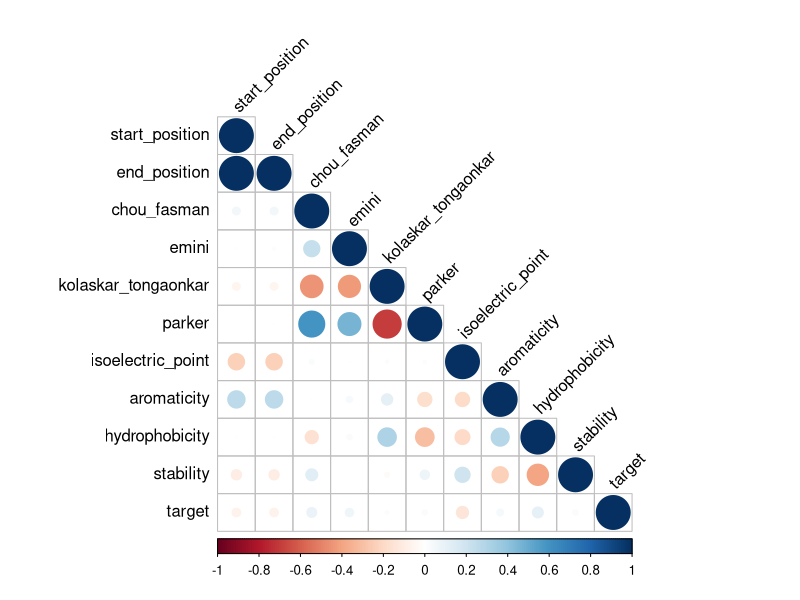
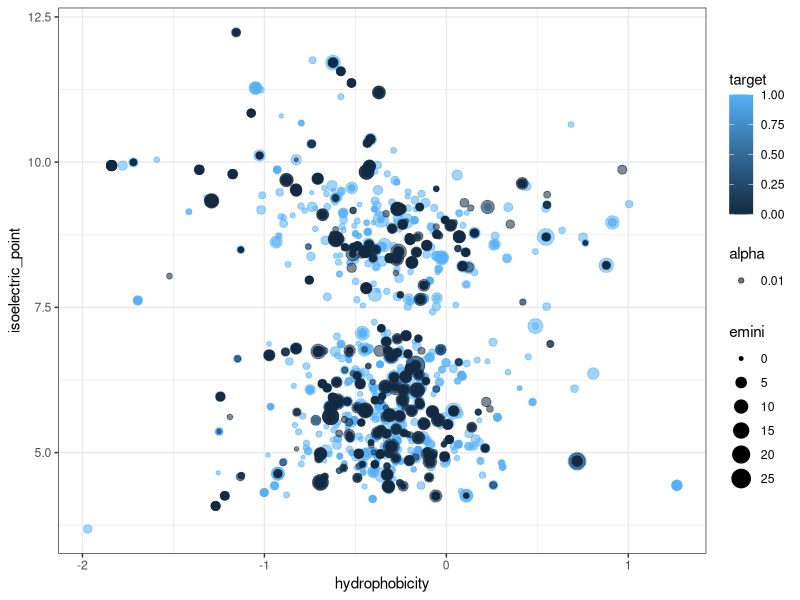
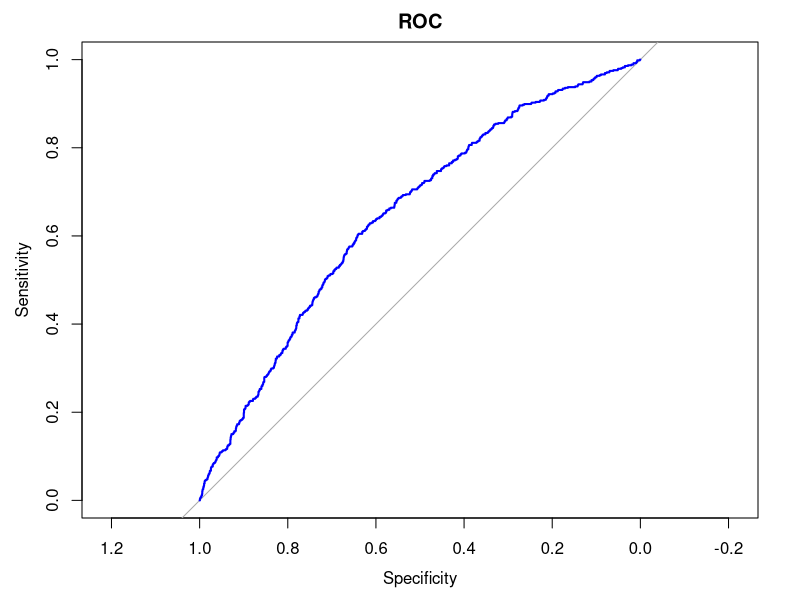

Source code (R) for these figures, in order: (Note: this script raises an error after producing the figures.)
library(tidyverse)
library(knitr)
library(corrplot)
library(kableExtra)
library(magrittr)
library(glmnet)
library(caret)
library(pROC)
#library(DMwR)


setwd("/Users/rodolfodc/Documents/mineracao-dados-complexos/homeworks/inf-0611-0612/inf0615/t2")
#source("DMwR.R")

set.seed(12)

##############################################################################
############################### Funcoes de ajuda #############################
#----------------------------------------------------------------------------#
getLoss <- function(y_true, y_pred){
  y_true <- as.numeric(y_true) - 1
  
  totalLoss <- 0
  eps <- 1e-9
  # Recall: length(y_true) == length(y_pred)
  # loss = (1-y)*log2(1 - p + eps)) + y*log(p + eps)
  # eps is used for numerical stability, it is very close to 0.
  # Supose we have y = 1 and p = 1 (perfect prediction), the loss (without eps)
  # would be 0*log2(0) + 1*log(1). It would result in NaN
  # because of 0*log2(0). With eps: 0*log2(1e-9) + 1*log(1 + 1e-9) 
  for(i in 1:length(y_true)){
    loss <- -1*((1 - y_true[i])*log2(1 - y_pred[i] + eps) + y_true[i]*log2(y_pred[i] + eps))
    totalLoss <- totalLoss + loss
  }
  totalLoss <- totalLoss/(length(y_true))
  return(totalLoss)
}


getHypothesis <- function(feature_names, degree){
  
  hypothesis_string <- "hypothesis <- formula(target ~ "
  for(d in 1:degree){
    for(i in 1:length(feature_names)){
      hypothesis_string <- paste(hypothesis_string, 
                                 "I(", feature_names[i], "^", d, ") + ",
                                 sep = "")
    }
  }
  hypothesis_string <- substr(hypothesis_string, 1, nchar(hypothesis_string)-3)
  hypothesis_string <- paste(hypothesis_string, ")")
  hypothesis <- eval(parse(text=hypothesis_string))
  return(hypothesis)
}

calculaMatrizConfusaoRelativa <- function(cm){
  
  # Aplicamos a transposi��o para garantir que a referencia
  # fique nas linhas e a predicao nas colunas
  cm_absolute = t(cm$table)
  
  # SEMPRE construam e reportem a matriz de confusao relativa!
  cm_relative = cm_absolute
  
  cm_relative[1,1] = round(cm_absolute[1,1]/sum(cm_absolute[1,]), digits=2)
  cm_relative[1,2] = round(cm_absolute[1,2]/sum(cm_absolute[1,]), digits=2)
  cm_relative[2,1] = round(cm_absolute[2,1]/sum(cm_absolute[2,]), digits=2)
  cm_relative[2,2] = round(cm_absolute[2,2]/sum(cm_absolute[2,]), digits=2)
  
  return(cm_relative)  
}

TPR <- function(cm, data_set) {
  TP <- cm$table[1]
  n_positive <- sum(data_set$target == 1)
  return(TP / n_positive)
}

TNR <- function(cm, data_set) {
  TN <- cm$table[1]
  n_negative <- sum(data_set$target == 0)
  return(TN/n_negative)
}

LR_predict_and_get_cm <- function(model, x_values, data_set, threshold = 0.5) {
  
  predicted <- predict(model, newx=x_values, type="response")
  
  predictedTarget <- predicted
  predictedTarget[predicted >= threshold] <- 1
  predictedTarget[predicted < threshold] <- 0
  
  cm <- confusionMatrix(data = as.factor(predictedTarget), 
                        reference = as.factor(data_set$target), 
                        positive='1')
  
  cm_relative <- calculaMatrizConfusaoRelativa(cm)
  
  acc <- (cm_relative[1,1] + cm_relative[2,2])/2
  
  tpr <- TPR(cm, data_set)
  tnr <- TNR(cm, data_set)
  
  loss_0 <- getLoss(data_set$target[data_set$target == 0], predictedTarget[data_set$target == 0])
  loss_1 <- getLoss(data_set$target[data_set$target == 1], predictedTarget[data_set$target == 1])
  mean_loss <- (loss_0 + loss_1) / 2
  
  result <- data.frame(acc, loss_0, loss_1, mean_loss, tpr, tnr)
  
  return(list(result, cm_relative, cm))
}

train_and_get_accuracy <- function(lambda_list, train_set, val_set, 
                                   test_set, sars_set,
                                   dataWeights = NULL, hypothesis =NULL,
                                   threshold = 0.5) {
  acc_train<- c()
  acc_val<- c()
  acc_test<- c()
  acc_sars<- c()
  
  train_loss <- c()
  val_loss <- c()
  test_loss <- c()
  sars_loss <- c()
  
  train_tpr <- c()
  train_tnr <- c()
  
  val_tpr <- c()
  val_tnr <- c()
  
  test_tpr <- c()
  test_tnr <- c()
  
  sars_tpr <- c()
  sars_tnr <- c()
  
  train_cm_relative <- list()
  val_cm_relative <- list()
  test_cm_relative <- list()
  sars_cm_relative <- list()
  
  feature_names <- colnames(train_set)[1:(ncol(train_set)-1)]
  if(is.null(hypothesis))
    hypothesis <- getHypothesis(feature_names, 1)
  
  i<- 1
  for(lambda in lambda_list) {
    
    x_data <- model.matrix(hypothesis, train_set)
    y_data <- train_set$target
    
    x_val_data <- model.matrix(hypothesis, val_set)
    y_val_data <- val_set$target
    
    x_test_data <- model.matrix(hypothesis, test_set)
    y_test_data <- test_set$target
    
    x_sars_data <- model.matrix(hypothesis, sars_set)
    y_sars_data <- sars_set$target
    
    if(is.null(dataWeights))
    {
      LRModel <- glmnet(x_data, y_data, family="binomial",
                        standardize = FALSE, alpha=0, lambda = lambda)
    } else {
      LRModel <- glmnet(x_data, y_data, family="binomial" , weights = dataWeights,
                        standardize = FALSE, alpha=0, lambda = lambda)
    }
    
    
    train_predicted <- LR_predict_and_get_cm(LRModel, x_data, train_set)
    df_train <- as.data.frame(train_predicted[1])
    acc_train[i] <- df_train$acc
    train_loss[i] <- df_train$mean_loss
    train_tpr[i] <- df_train$tpr
    train_tnr[i] <- df_train$tnr
    
    val_predicted <- LR_predict_and_get_cm(LRModel, x_val_data, val_set)
    df_val <- as.data.frame(val_predicted[1])
    acc_val[i] <- df_val$acc
    val_loss[i] <- df_val$mean_loss
    val_tpr[i] <- df_val$tpr
    val_tnr[i] <- df_val$tnr
    
    test_predicted <- LR_predict_and_get_cm(LRModel, x_test_data, test_set)
    df_test <- as.data.frame(test_predicted[1])
    acc_test[i] <- df_test$acc
    test_loss[i] <- df_test$mean_loss
    test_tpr[i] <- df_test$tpr
    test_tnr[i] <- df_test$tnr 
    
    sars_predicted <- LR_predict_and_get_cm(LRModel, x_sars_data, sars_set)
    df_sars <- as.data.frame(sars_predicted[1])
    acc_sars[i] <- df_sars$acc
    sars_loss[i] <- df_sars$mean_loss
    sars_tpr[i] <- df_sars$tpr
    sars_tnr[i] <- df_sars$tnr
    
    train_cm_relative[[i]] <- train_predicted[2]
    val_cm_relative[[i]] <- val_predicted[2]
    test_cm_relative[[i]] <- test_predicted[2]
    sars_cm_relative[[i]] <- sars_predicted[2]
    
    i <- i+1
  }
  
  result <-data.frame(acc_train, acc_val, acc_test, acc_sars, 
                      train_loss, val_loss, test_loss, sars_loss,
                      train_tpr, train_tnr,val_tpr, val_tnr,
                      test_tpr, test_tnr, sars_tpr, sars_tnr)
  
  return(list(result, train_cm_relative, val_cm_relative, test_cm_relative, sars_cm_relative))
}

undersampling_balance <- function(data_set) {
  ####### Balanceamento por Undersampling #######
  positiveData <- data_set[data_set$target == 1,]
  negativeData <- data_set[data_set$target == 0,]
  
  selectedIndex <- sample(1:nrow(negativeData), 1.2*nrow(positiveData), replace=FALSE)
  undersampledNegData <- negativeData[selectedIndex,]
  
  newTrainData <- rbind(positiveData, undersampledNegData)
  return(newTrainData)
}

plot_acc <- function(title, acc_train, acc_val, baseline_acc, 
                     acc_test, acc_sars, lambda_values) {
  plot(acc_train, xlab="Regularization factor (lambda)", ylab="Acc Balanced", 
       pch="+", col="red",  xaxt="n", 
       ylim=c(min(c(acc_train, acc_val, baseline_acc, acc_test, acc_sars)),
              max(c(acc_train, acc_val, baseline_acc, acc_test, acc_sars))))
  
  axis(1, at=1:length(lambda_values), labels=lambda_values, cex.axis=0.5, las=2)
  points(acc_val, pch="*", col="blue")
  points(baseline_acc[1:length(acc_val)], pch="o", col="green")
  
  
  lines(acc_train, col="red", lty=2)
  lines(acc_val, col="blue", lty=2)
  lines(acc_test, col="black", lty=2)
  lines(acc_sars, col="brown", lty=2)
  lines(baseline_acc, col="green", lty=2)
  legend("center", 1 , legend=c("Train", "Validation", "Baseline", "Test", "SARS"),
         col=c("red","blue","green", "black", "brown"), lty=2, cex=0.7)
  title(title)
}


plot_loss <- function(title, loss_train, loss_val, loss_baseline,
                      loss_test, loss_sars, lambda_values) {

  plot(loss_train, xlab="Regularization factor (lambda)", ylab="Loss", 
       pch="+", col="red",  xaxt="n", 
       ylim=c(min(c(loss_train, loss_val, loss_baseline, loss_test, loss_sars)),
              max(c(loss_train, loss_val, loss_baseline, loss_test, loss_sars))))
  
  
  axis(1, at=1:length(lambda_values), labels=lambda_values, 
       cex.axis=0.5, las=2)
  
  points(loss_val, pch="*", col="blue")
  points(loss_baseline, pch="*", col="green")
  
  lines(loss_train, col="red", lty=2)
  lines(loss_val, col="blue", lty=2)
  lines(loss_test, col="black", lty=2)
  lines(loss_sars, col="brown", lty=2)
  legend(5, 0.5, legend=c("Train", "Validation", "Baseline", "Test", "SARS"),
         col=c("red","blue", "green", "black", "brown"), lty=2, cex=0.7)
  title(title)
}
##############################################################################
##################################    Fim     ################################
##############################################################################






############################ Trabalho 02 ############################ 

trainData <- read.csv("proteins_training_set.csv", stringsAsFactors=TRUE)
valData <- read.csv("proteins_validation_set.csv", stringsAsFactors=TRUE)
testData <- read.csv("proteins_test_set.csv", stringsAsFactors=TRUE)
sarsData <- read.csv("SARS_test_set.csv", stringsAsFactors=TRUE)

str(trainData)

head(trainData)

summary(trainData)

cor(trainData) %>%
  corrplot(., type = "lower", tl.col = "black", tl.srt = 45)

trainData %>% 
  ggplot(., aes(x=hydrophobicity, y=isoelectric_point, color=target, size=emini)) +
    geom_point(aes(alpha=0.01)) + theme_bw()


# 1. Inspecionem os dados. Quantos exemplos vocês tem? Há exemplos com features sem anotações? Como vocês lidariam com isso?
any(is.na(trainData))
any(is.na(valData))

# 2. Inspecionem a frequência de cada classe. A base de dados está balanceada ? Se não, como vocês lidarão com o desbalanceamento ?

## Normalizacao Z-norma 
mean_features <- apply(trainData[,1:(ncol(trainData)-1)], 2, mean)
mean_features

sd_features <- apply(trainData[,1:(ncol(trainData)-1)], 2, sd)
sd_features

trainData[,1:(ncol(trainData)-1)] <- sweep(trainData[,1:(ncol(trainData)-1)], 2, mean_features, "-")
trainData[,1:(ncol(trainData)-1)] <- sweep(trainData[,1:(ncol(trainData)-1)], 2, sd_features, "/")
summary(trainData)

valData[,1:(ncol(valData)-1)] <- sweep(valData[,1:(ncol(valData)-1)], 2, mean_features, "-")
valData[,1:(ncol(valData)-1)] <- sweep(valData[,1:(ncol(valData)-1)], 2, sd_features, "/")
summary(valData)

trainData$target <- as.factor(trainData$target)

table(trainData$target)

feature_names <- colnames(trainData)[1:(ncol(trainData)-1)]
hypothesis <- getHypothesis(feature_names, 1)

# baselie desbalanceada

lambda_values <- c(100, 10, 1.0, 0.1, 1e-2, 1e-3, 1e-4, 1e-5, 1e-6, 1e-7, 1e-8, 1e-9, 1e-10)

acc_baseline <- c()
loss_baseline <- c()
acc_val_baseline <- c()
loss_val_baseline <- c()

i <- 1

for(lambda in lambda_values) {
  xTrain <- model.matrix(hypothesis, trainData)
  yTrain <- trainData$target
  
  baselineModel <- glmnet(xTrain, yTrain, family="binomial", maxit=1e+5, 
                          standardize = FALSE, alpha=0.008, lambda = lambda)
  
  trainPred <- predict(baselineModel, newx=xTrain, type="response")
  
  trainClassPred <- trainPred
  trainClassPred[trainPred >= 0.3] <- 1
  trainClassPred[trainPred < 0.3] <- 0
  
  cm <- confusionMatrix(data = as.factor(trainClassPred), 
                        reference = as.factor(trainData$target), 
                        positive='1')
  
  cm
  
  cm_relative <- calculaMatrizConfusaoRelativa(cm)
  cm_relative
  
  acc_baseline[i] <- (cm_relative[1,1] + cm_relative[2,2])/2
  
  loss_baseline[i] <- getLoss(yTrain, trainClassPred)
  
  x_val <- model.matrix(hypothesis, valData)
  y_val <- valData$target
  valPred <- predict(baselineModel, newx = x_val, type="response")
  
  #converting to class
  valClassPred <- valPred
  
  #### THRESHOLD ####
  # Threshold = 0.5
  valClassPred[valPred >= 0.5] <- 1
  valClassPred[valPred < 0.5] <- 0
  
  cm <- confusionMatrix(data = as.factor(valClassPred), 
                        reference = as.factor(valData$target), 
                        positive='1')
  cm
  
  cm_relative <- calculaMatrizConfusaoRelativa(cm)
  cm_relative
  acc_val_baseline[i] <- (cm_relative[1,1] + cm_relative[2,2])/2
  
  loss_val_baseline[i] <- getLoss(y_val, valClassPred)
  i <- i+1
}

# ROC Curve for baseline
ROC <- roc(valData$target, valPred[,1], direction="<")
ROC

plot(ROC, col="blue", lwd=2, main="ROC")

#Balanceamento

# Funcao SMOTE
newTrainData <- SMOTE(hypothesis, trainData,
                     perc.over = 100,
                      perc.under = 20,
                      k=3)

targets_frequency <- table(trainData$target)
targets_frequency

relative_targets_frequency <- targets_frequency/sum(targets_frequency)
relative_targets_frequency

w_positive <- 1 - relative_targets_frequency[2]
w_negative <- 1 - relative_targets_frequency[1]

w_positive
w_negative

pesos <- rep(0,dim(trainData)[1])

pesos[trainData$target==1] <- w_positive
pesos[trainData$target==0] <- w_negative



undersampled_data <- undersampling_balance(trainData)

comb1 <- target ~ (I(start_position^1) + I(end_position^1))^4 + (I(chou_fasman^1) + 
  I(emini^1))^10 + I(kolaskar_tongaonkar^1) + I(parker^1) + I(isoelectric_point^6) + 
  (I(aromaticity^1) + I(hydrophobicity^1))^10 + I(stability^1)
  


feature_names <- colnames(trainData)[1:(ncol(trainData)-1)]
hypothesis <- getHypothesis(feature_names, 8)

results <- train_and_get_accuracy(lambda_values, trainData, testData,
                                      testData, sarsData,
                                      dataWeights = pesos, comb1)

acc_train <- results[[1]]$acc_train
acc_val <- results[[1]]$acc_val
acc_test <- results[[1]]$acc_test
acc_sars <- results[[1]]$acc_sars

plot_acc('comb1 - 2 e 4', acc_train, acc_val, acc_val_baseline, 
         acc_test, acc_sars, lambda_values)

loss_train <- results[[1]]$train_loss
loss_val <- results[[1]]$val_loss
loss_test <- results[[1]]$test_loss
loss_sars <- results[[1]]$sars_loss

plot_loss('comb1 - 2 e 4', loss_train, loss_val, loss_val_baseline, 
          loss_test, loss_sars, lambda_values)
